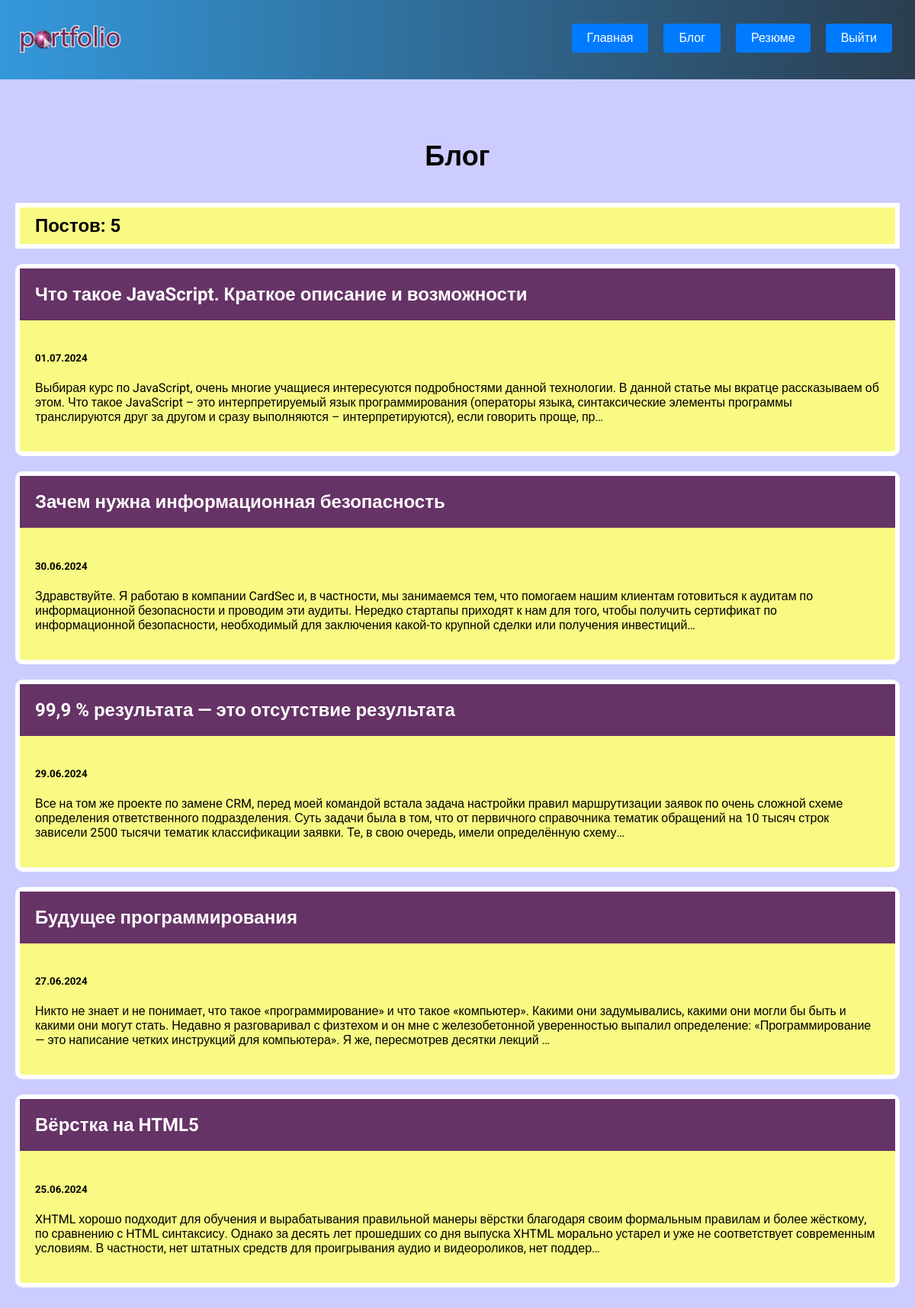
Page /blog/ (signed in) on the committed database.
### blog/models.py (models this page shows, shortened)
class Blog(models.Model):
    title = models.CharField(max_length=200)
    description = models.TextField()
    date = models.DateField()

### blog/views.py (the view)
# urls.py: path('', views.blogs, name="blogs"),
def blogs(request):
    blogs = Blog.objects.order_by("-date")
    return render(request, 'blog/blogs.html', {'blogs': blogs})

### blog/templates/blog/blogs.html
{% extends 'skills/base.html' %}
{% block content %}
<h1>Блог</h1>
<h2 class="count">Постов: {{blogs.count}} </h2>
{% for blog in blogs %}
<div class="element">
    <h2 class="top"><a href="{% url 'detail' blog.id %}">{{ blog.title }}</a></h2>
    <div class="blog_text">
        <h5>{{ blog.date|date:'d.m.Y' }}</h5>
        <p>{{ blog.description|striptags|truncatechars:360 }}</p>
    </div>
</div>
{% endfor %}
{% endblock %}

### skills/static/css/style.css (style rules this page uses)
body { background: #CCCCFF; padding: 0; margin: 0; font-family: "Roboto", sans-serif; }
.element { border-radius: 10px; }
.element, .count { background: rgb(248, 250, 131); border: 6px solid #FFF; margin: 20px 0; }
.content h1 { text-align: center; margin: 60px 0 40px; font-size: 36px; }
.top { background: #663366; margin: 0; }
.top a { color: #FFF; text-decoration: none; padding: 20px; display: block; }
.blog_text { padding: 20px; box-sizing: border-box; }
.count { padding: 10px 20px; box-sizing: border-box; }

### rows in the picture
Blog: title "Что такое JavaScript. Краткое описание и возможности", date "01.07.2024", description "Выбирая курс по JavaScript, очень многие учащиеся интересуются подробностями данной технологии. В данной статье мы вкратце рассказываем об этом. Что такое JavaScript – это интерпретируемый язык программирования (операторы языка, синтаксические элементы программы транслируются друг за другом и сразу выполняются – интерпретируются), если говорить проще, пр…"
Blog: title "Зачем нужна информационная безопасность", date "30.06.2024", description "Здравствуйте. Я работаю в компании CardSec и, в частности, мы занимаемся тем, что помогаем нашим клиентам готовиться к аудитам по информационной безопасности и проводим эти аудиты. Нередко стартапы приходят к нам для того, чтобы получить сертификат по информационной безопасности, необходимый для заключения какой-то крупной сделки или получения инвестиций…"
Blog: title "99,9 % результата — это отсутствие результата", date "29.06.2024", description "Все на том же проекте по замене CRM, перед моей командой встала задача настройки правил маршрутизации заявок по очень сложной схеме определения ответственного подразделения. Суть задачи была в том, что от первичного справочника тематик обращений на 10 тысяч строк зависели 2500 тысячи тематик классификации заявки. Те, в свою очередь, имели определённую схему…"
Blog: title "Будущее программирования", date "27.06.2024", description "Никто не знает и не понимает, что такое «программирование» и что такое «компьютер». Какими они задумывались, какими они могли бы быть и какими они могут стать. Недавно я разговаривал с физтехом и он мне с железобетонной уверенностью выпалил определение: «Программирование — это написание четких инструкций для компьютера». Я же, пересмотрев десятки лекций …"
Blog: title "Вёрстка на HTML5", date "25.06.2024", description "XHTML хорошо подходит для обучения и вырабатывания правильной манеры вёрстки благодаря своим формальным правилам и более жёсткому, по сравнению с HTML синтаксису. Однако за десять лет прошедших со дня выпуска XHTML морально устарел и уже не соответствует современным условиям. В частности, нет штатных средств для проигрывания аудио и видеороликов, нет поддер…"

### other values in the picture
{{ blogs.count }} "5"
